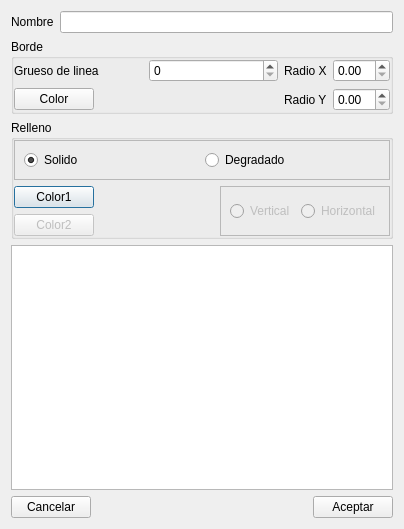
<?xml version="1.0" encoding="UTF-8"?>
<ui version="4.0">
 <class>EditRectDlg</class>
 <widget class="QDialog" name="EditRectDlg">
  <property name="geometry">
   <rect>
    <x>0</x>
    <y>0</y>
    <width>404</width>
    <height>529</height>
   </rect>
  </property>
  <property name="maximumSize">
   <size>
    <width>404</width>
    <height>529</height>
   </size>
  </property>
  <property name="windowTitle">
   <string>Configurar rectangulo</string>
  </property>
  <property name="windowIcon">
   <iconset resource="../recoverdrake.qrc">
    <normaloff>:/Imagenes/rectredondeado.png</normaloff>:/Imagenes/rectredondeado.png</iconset>
  </property>
  <layout class="QGridLayout" name="gridLayout_8">
   <item row="0" column="0">
    <layout class="QGridLayout" name="gridLayout_7">
     <item row="0" column="0">
      <widget class="QLabel" name="label_4">
       <property name="text">
        <string>Nombre</string>
       </property>
      </widget>
     </item>
     <item row="0" column="1">
      <widget class="QLineEdit" name="txtNombre"/>
     </item>
    </layout>
   </item>
   <item row="1" column="0">
    <widget class="QGroupBox" name="groupBox">
     <property name="title">
      <string>Borde</string>
     </property>
     <layout class="QGridLayout" name="gridLayout_6">
      <property name="leftMargin">
       <number>0</number>
      </property>
      <property name="topMargin">
       <number>0</number>
      </property>
      <property name="rightMargin">
       <number>0</number>
      </property>
      <property name="bottomMargin">
       <number>0</number>
      </property>
      <item row="1" column="0">
       <widget class="QPushButton" name="pushButton_3">
        <property name="text">
         <string>Color</string>
        </property>
        <property name="icon">
         <iconset resource="../recoverdrake.qrc">
          <normaloff>:/Imagenes/pantone.png</normaloff>:/Imagenes/pantone.png</iconset>
        </property>
        <property name="iconSize">
         <size>
          <width>25</width>
          <height>25</height>
         </size>
        </property>
        <property name="autoDefault">
         <bool>false</bool>
        </property>
       </widget>
      </item>
      <item row="0" column="2">
       <layout class="QGridLayout" name="gridLayout">
        <item row="0" column="0">
         <widget class="QLabel" name="label_2">
          <property name="text">
           <string>Radio X</string>
          </property>
         </widget>
        </item>
        <item row="0" column="1">
         <widget class="QDoubleSpinBox" name="spinRadioX"/>
        </item>
       </layout>
      </item>
      <item row="1" column="2">
       <layout class="QGridLayout" name="gridLayout_3">
        <item row="0" column="0">
         <widget class="QLabel" name="label_3">
          <property name="text">
           <string>Radio Y</string>
          </property>
         </widget>
        </item>
        <item row="0" column="1">
         <widget class="QDoubleSpinBox" name="spinRadioY"/>
        </item>
       </layout>
      </item>
      <item row="1" column="1">
       <spacer name="horizontalSpacer_3">
        <property name="orientation">
         <enum>Qt::Horizontal</enum>
        </property>
        <property name="sizeHint" stdset="0">
         <size>
          <width>40</width>
          <height>20</height>
         </size>
        </property>
       </spacer>
      </item>
      <item row="0" column="0" colspan="2">
       <layout class="QGridLayout" name="gridLayout_4">
        <item row="0" column="0">
         <widget class="QLabel" name="label">
          <property name="text">
           <string>Grueso de linea</string>
          </property>
         </widget>
        </item>
        <item row="0" column="1">
         <widget class="QSpinBox" name="spinGrueso"/>
        </item>
       </layout>
      </item>
     </layout>
    </widget>
   </item>
   <item row="2" column="0">
    <widget class="QGroupBox" name="groupBox_2">
     <property name="title">
      <string>Relleno</string>
     </property>
     <layout class="QGridLayout" name="gridLayout_5">
      <property name="leftMargin">
       <number>0</number>
      </property>
      <property name="topMargin">
       <number>0</number>
      </property>
      <property name="rightMargin">
       <number>0</number>
      </property>
      <property name="bottomMargin">
       <number>0</number>
      </property>
      <item row="0" column="0" colspan="2">
       <widget class="QFrame" name="frame_2">
        <property name="frameShape">
         <enum>QFrame::StyledPanel</enum>
        </property>
        <property name="frameShadow">
         <enum>QFrame::Raised</enum>
        </property>
        <layout class="QHBoxLayout" name="horizontalLayout_3">
         <item>
          <widget class="QRadioButton" name="rdbSolid">
           <property name="text">
            <string>Solido</string>
           </property>
           <property name="checked">
            <bool>true</bool>
           </property>
          </widget>
         </item>
         <item>
          <widget class="QRadioButton" name="rdbDeg">
           <property name="text">
            <string>Degradado</string>
           </property>
          </widget>
         </item>
        </layout>
       </widget>
      </item>
      <item row="1" column="0" colspan="2">
       <layout class="QGridLayout" name="gridLayout_2">
        <item row="1" column="0">
         <widget class="QPushButton" name="btnColor1">
          <property name="text">
           <string>Color1</string>
          </property>
          <property name="icon">
           <iconset resource="../recoverdrake.qrc">
            <normaloff>:/Imagenes/pantone.png</normaloff>:/Imagenes/pantone.png</iconset>
          </property>
          <property name="iconSize">
           <size>
            <width>25</width>
            <height>25</height>
           </size>
          </property>
         </widget>
        </item>
        <item row="1" column="2" rowspan="2">
         <widget class="QFrame" name="frame">
          <property name="frameShape">
           <enum>QFrame::StyledPanel</enum>
          </property>
          <property name="frameShadow">
           <enum>QFrame::Raised</enum>
          </property>
          <layout class="QHBoxLayout" name="horizontalLayout_2">
           <item>
            <widget class="QRadioButton" name="rdbV">
             <property name="enabled">
              <bool>false</bool>
             </property>
             <property name="text">
              <string>Vertical</string>
             </property>
            </widget>
           </item>
           <item>
            <widget class="QRadioButton" name="rdbH">
             <property name="enabled">
              <bool>false</bool>
             </property>
             <property name="text">
              <string>Horizontal</string>
             </property>
            </widget>
           </item>
          </layout>
         </widget>
        </item>
        <item row="2" column="0">
         <widget class="QPushButton" name="btnColor2">
          <property name="enabled">
           <bool>false</bool>
          </property>
          <property name="text">
           <string>Color2</string>
          </property>
          <property name="icon">
           <iconset resource="../recoverdrake.qrc">
            <normaloff>:/Imagenes/pantone.png</normaloff>:/Imagenes/pantone.png</iconset>
          </property>
          <property name="iconSize">
           <size>
            <width>25</width>
            <height>25</height>
           </size>
          </property>
         </widget>
        </item>
        <item row="1" column="1">
         <spacer name="horizontalSpacer_2">
          <property name="orientation">
           <enum>Qt::Horizontal</enum>
          </property>
          <property name="sizeHint" stdset="0">
           <size>
            <width>40</width>
            <height>20</height>
           </size>
          </property>
         </spacer>
        </item>
       </layout>
      </item>
     </layout>
    </widget>
   </item>
   <item row="3" column="0">
    <widget class="QGraphicsView" name="graphicsView"/>
   </item>
   <item row="4" column="0">
    <layout class="QHBoxLayout" name="horizontalLayout">
     <item>
      <widget class="QPushButton" name="btnCancelar">
       <property name="text">
        <string>Cancelar</string>
       </property>
       <property name="icon">
        <iconset resource="../recoverdrake.qrc">
         <normaloff>:/Imagenes/bad.png</normaloff>:/Imagenes/bad.png</iconset>
       </property>
       <property name="iconSize">
        <size>
         <width>25</width>
         <height>25</height>
        </size>
       </property>
       <property name="autoDefault">
        <bool>false</bool>
       </property>
      </widget>
     </item>
     <item>
      <spacer name="horizontalSpacer">
       <property name="orientation">
        <enum>Qt::Horizontal</enum>
       </property>
       <property name="sizeHint" stdset="0">
        <size>
         <width>40</width>
         <height>20</height>
        </size>
       </property>
      </spacer>
     </item>
     <item>
      <widget class="QPushButton" name="btnAceptar">
       <property name="text">
        <string>Aceptar</string>
       </property>
       <property name="icon">
        <iconset resource="../recoverdrake.qrc">
         <normaloff>:/Imagenes/good.png</normaloff>:/Imagenes/good.png</iconset>
       </property>
       <property name="iconSize">
        <size>
         <width>25</width>
         <height>25</height>
        </size>
       </property>
      </widget>
     </item>
    </layout>
   </item>
  </layout>
 </widget>
 <tabstops>
  <tabstop>btnAceptar</tabstop>
  <tabstop>pushButton_3</tabstop>
  <tabstop>rdbSolid</tabstop>
  <tabstop>rdbDeg</tabstop>
  <tabstop>spinRadioX</tabstop>
  <tabstop>spinRadioY</tabstop>
  <tabstop>spinGrueso</tabstop>
  <tabstop>btnColor1</tabstop>
  <tabstop>rdbV</tabstop>
  <tabstop>rdbH</tabstop>
  <tabstop>btnColor2</tabstop>
  <tabstop>btnCancelar</tabstop>
  <tabstop>graphicsView</tabstop>
 </tabstops>
 <resources>
  <include location="../recoverdrake.qrc"/>
 </resources>
 <connections/>
</ui>
